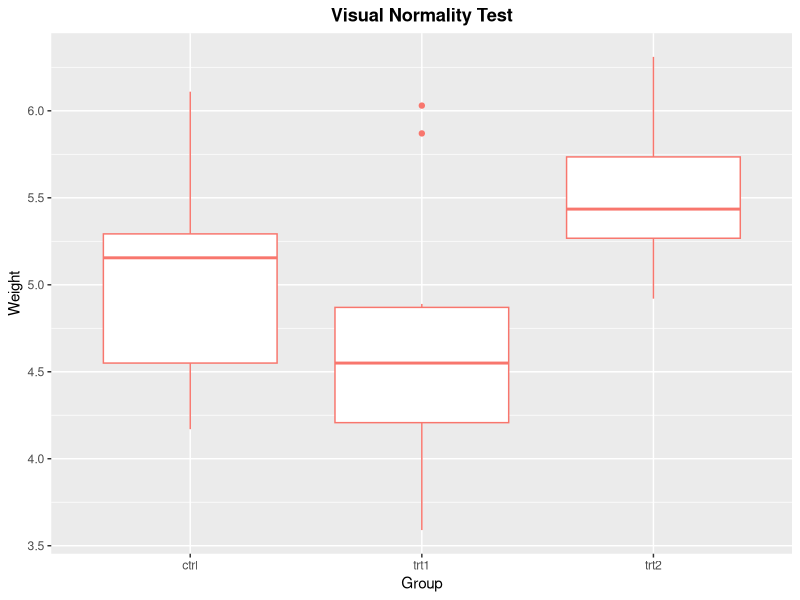

This figure's R source:
library(dplyr)
library(ggplot2)

#Analysis of Variance
data("PlantGrowth")
View(PlantGrowth)
levels(PlantGrowth$group)
Weight<-PlantGrowth$weight
Group<-PlantGrowth$group
tapply(Weight,Group,mean)
tapply(Weight,Group,length)
#Data Presentation
group_by(PlantGrowth,group) %>%summarise(Count=n(),Mean=mean(weight,na.rm=TRUE),SD=sd(weight,na.rm=TRUE))
#Normality Test
qplot(Group,Weight,data=PlantGrowth,geom="boxplot",colour="darkred") + ggtitle("Visual Normality Test") + theme(plot.title=element_text(hjust=0.5,face="bold",color="black")) + theme(legend.position = "none")
#H0: Data is normally distributed
#H1: Data is not normally distributed
tapply(Weight,Group,shapiro.test)
#H1 rejected as p-value is greater than 0.05
#Homogenity of Variance Test
#H0: The variences are statistically equal
#H1: The variences are not statistically equal
bartlett.test(Weight~Group)
#H1 rejected as p-value is greater than 0.05
#ANOVA Test
#H0: mu(ctrl)=mu(trt1)=mu(trt2)
#H1: At least one mean (weight of plant) is different
ANOVA<-aov(Weight~Group)
summary(ANOVA)
#Post Hoc Test
#H0: There is Significant Difference in the pair
#H1: There is no Significant Difference in the pair
TukeyHSD(ANOVA)
TukeyHSD(ANOVA,conf.level = 0.99)
#As Padj is less than 0.05 for the pair trt2-trt1,H1 is rejected for them